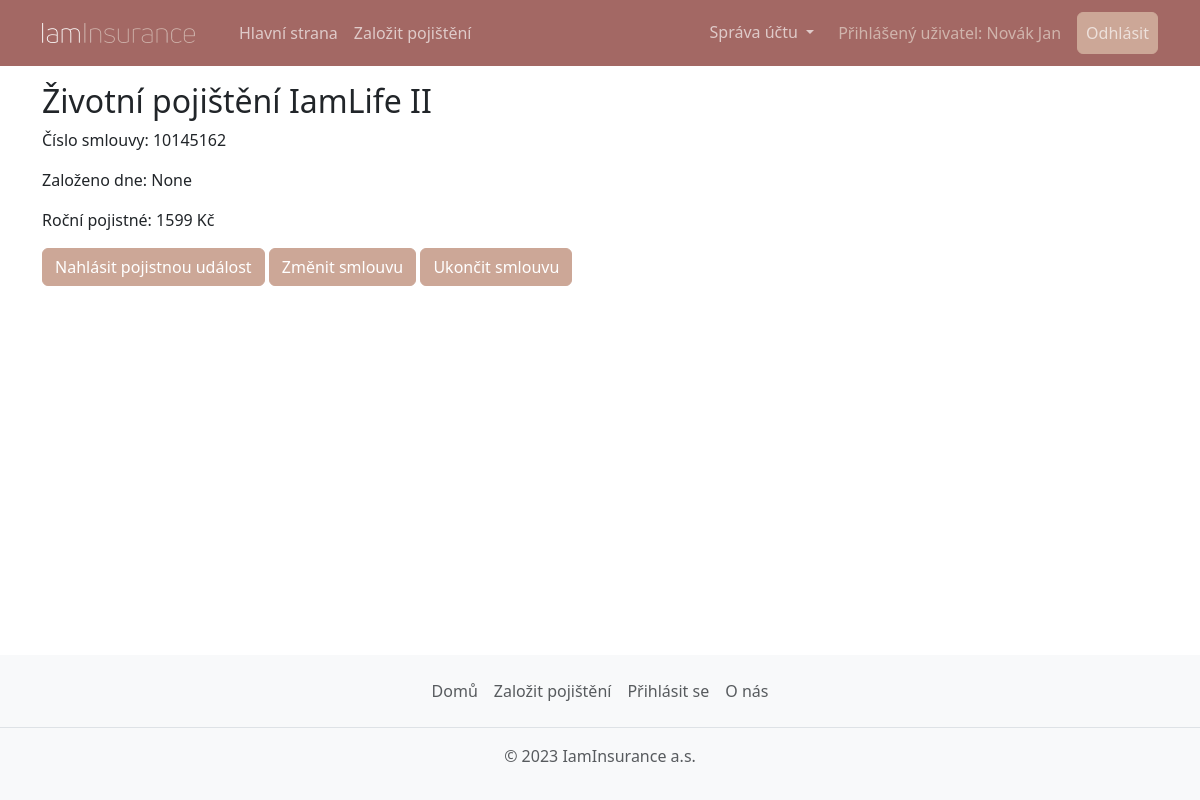
The page /muj-ucet/10145162/detail/ (signed in) on the database as committed earlier.
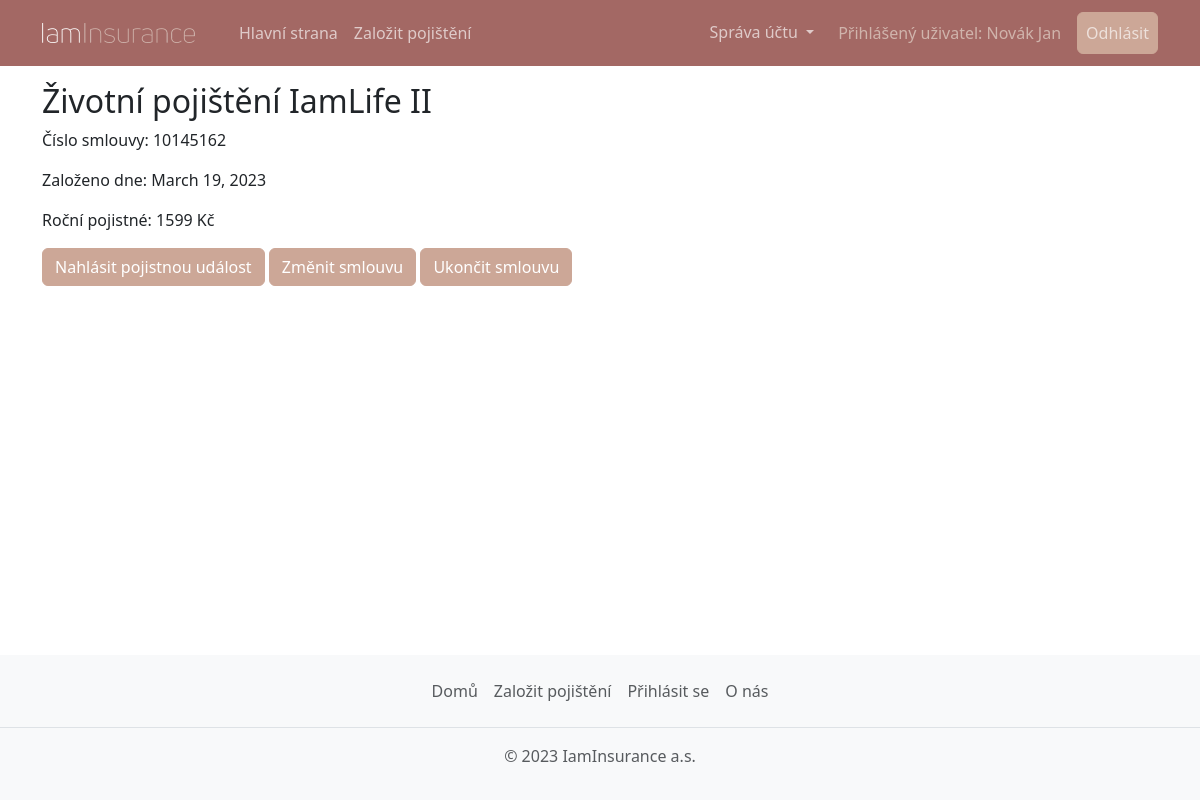
The same page on the database as committed later.
### insurance_app/models.py (models this page shows, shortened)
class Contract(models.Model):
    objects: models.Manager
    product: models.Field = models.ForeignKey(to=Product, on_delete=models.RESTRICT, verbose_name='Produkt')
    insured: models.Field = models.ForeignKey(to=Person, on_delete=models.RESTRICT, verbose_name='Pojištěnec')
    conclusion_date: models.Field = models.DateField(auto_now_add=True, verbose_name='Datum uzavření')
    payment: models.Field = models.PositiveIntegerField(verbose_name='Pravidelná platba')
    @property
    def contract_number(self) -> int:
        return 10_000_001 + self.pk * 127 ** 2
    @staticmethod
    def get_pk_by_contract_number(contract_number: int) -> int:
        return int((contract_number - 10_000_001) / (127 ** 2))

### client_account/views.py (the view, shortened to what this page needs)
# urls.py: path("<int:contract_number>/detail/", views.ContractDetailView.as_view(), name="contract-detail"),
@method_decorator(login_required, name='get')
class ContractDetailView(generic.DetailView):
    model: models.Contract = models.Contract
    template_name: str = template.CONTRACT_DETAIL
    def get_context_data(self, **kwargs) -> dict:
        context = super().get_context_data(**kwargs)
        context['title'] = self.object.product.name
        return context
    def get_queryset(self) -> QuerySet:
        self.kwargs['pk'] = self.model.get_pk_by_contract_number(self.kwargs.get('contract_number'))
        return super().get_queryset()

### insurance_app/models.py (called while the page is built)
    def __str__(self) -> str:
        return f"{self.last_name} {self.first_name}"

### insurance_app/templates/insurance_app/contract_detail.html (shortened to what this page needs)
{% extends 'main.html' %}
{% block content %}
    <section>
        <p>Číslo smlouvy: {{ object.contract_number }}</p>
        <p>Založeno dne: {{ object.conclusion_date }}</p>
        <p>Roční pojistné: {{ object.payment }} Kč</p>
        <form method="post">
            <a class="btn btn-primary" href="{% url 'event-create' contract_number=object.contract_number %}">Nahlásit pojistnou událost</a>
            <button class="btn btn-primary" name="edit">Změnit smlouvu</button>
            <button class="btn btn-primary" name="delete">Ukončit smlouvu</button>
        </form>
    </section>
{% endblock %}

Rows that differ between the two databases and show on the page:
changed Contract: conclusion_date "None" → "March 19, 2023"
